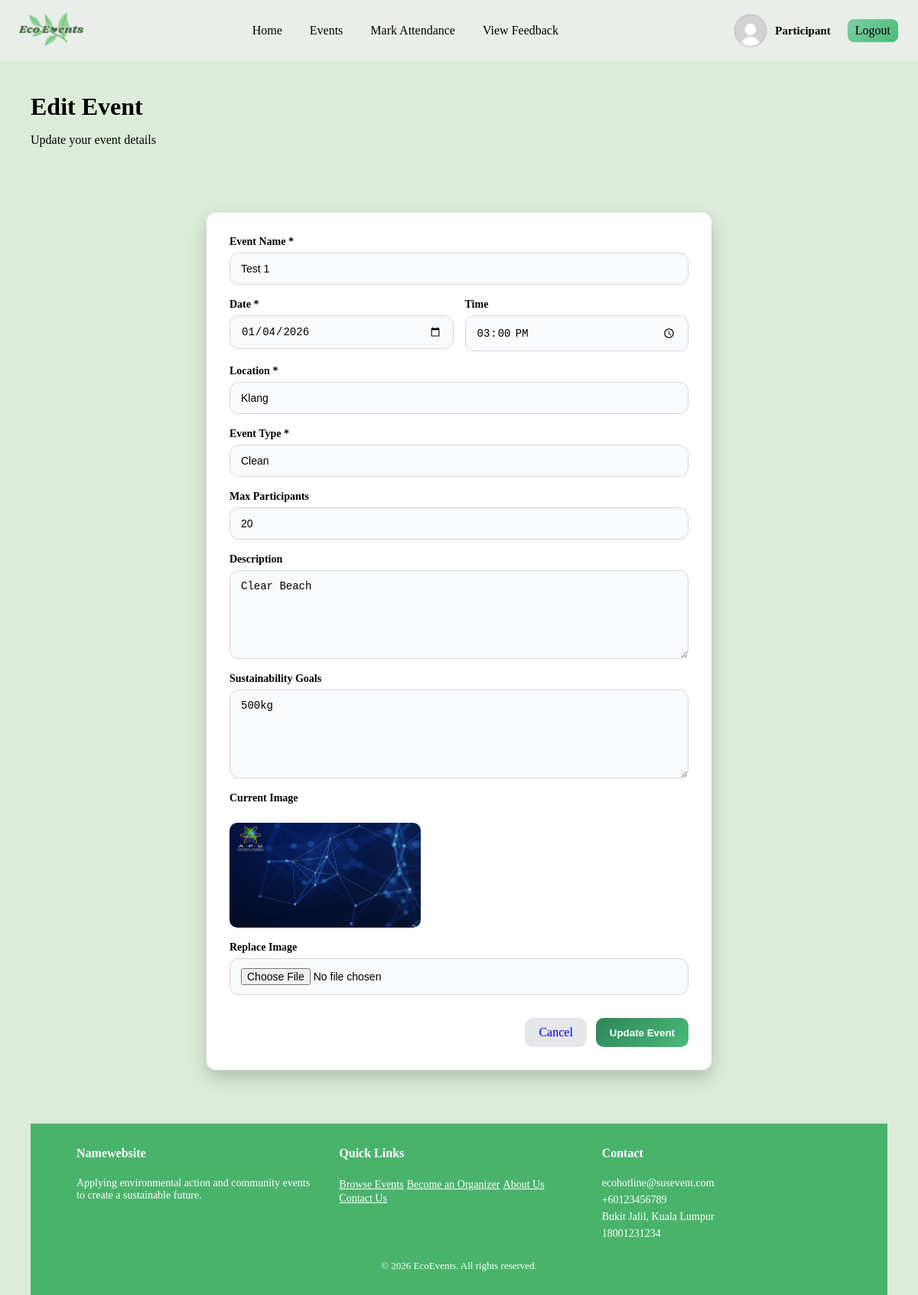
The page /EventOrg/edit_event.php?id=6 on the database its author committed.
### tables this page shows
CREATE TABLE `events` (
  `id` int(11) NOT NULL,
  `event_name` varchar(255) NOT NULL,
  `event_date` date NOT NULL,
  `event_time` time DEFAULT NULL,
  `event_location` varchar(255) NOT NULL,
  `event_type` varchar(100) NOT NULL,
  `max_participants` int(11) DEFAULT NULL,
  `description` text DEFAULT NULL,
  `sustainability_goals` text DEFAULT NULL,
  `event_image` varchar(255) DEFAULT NULL,
  `status` varchar(50) DEFAULT 'Pending',
  `created_at` timestamp NOT NULL DEFAULT current_timestamp(),
  `last_updated_at` timestamp NULL DEFAULT NULL,
  `update_notice` varchar(255) DEFAULT NULL,
  `show_update_notice` tinyint(1) DEFAULT 0,
  `waste_report` text DEFAULT NULL,
  `organizer_id` int(11) DEFAULT NULL
);

### EventOrg/edit_event.php (the view, shortened to what this page needs)
<?php
include("config.php");
$id = (int) $_GET['id'];
$result = $conn->query("SELECT * FROM events WHERE id = $id");
$row = $result->fetch_assoc();
?>
<!DOCTYPE html>
<html lang="en">
<head>
  <link rel="stylesheet" href="CSS/style.css">
</head>
<body class="Dashboard">
<?php include("header.php"); ?>
<div class="EventDiscrption">
  <div class="EventDiscrption-text">
    <h1>Edit Event</h1>
    <p>Update your event details</p>
  </div>
</div>
<div class="modal-content" style="display:block; margin:40px auto;">
  <form method="POST" action="updateEvent.php" enctype="multipart/form-data">
    <div class="form-group">
      <label>Event Name *</label>
      <input type="text" name="event_name" value="<?php echo htmlspecialchars($row['event_name']); ?>" required>
    </div>
    <div class="form-row">
      <div class="form-group">
        <label>Date *</label>
        <input type="date" name="event_date" value="<?php echo $row['event_date']; ?>" required>
      </div>
      <div class="form-group">
        <label>Time</label>
        <input type="time" name="event_time" value="<?php echo $row['event_time']; ?>">
      </div>
    </div>
    <div class="form-group">
      <label>Location *</label>
      <input type="text" name="event_location" value="<?php echo htmlspecialchars($row['event_location']); ?>" required>
    </div>
    <div class="form-group">
      <label>Event Type *</label>
      <input type="text" name="eventType" value="<?php echo htmlspecialchars($row['event_type']); ?>" required>
    </div>
    <div class="form-group">
      <label>Max Participants</label>
      <input type="number" name="max_participants" min="1" value="<?php echo $row['max_participants']; ?>">
    </div>
    <div class="form-group">
      <label>Description</label>
      <textarea name="description"><?php echo htmlspecialchars($row['description']); ?></textarea>
    </div>
    <div class="form-group">
      <label>Sustainability Goals</label>
      <textarea name="sustainability_goals"><?php echo htmlspecialchars($row['sustainability_goals']); ?></textarea>
    </div>
    <div class="form-group">
      <label>Current Image</label><br>
      <?php if (!empty($row['event_image'])) { ?>
        <img src="upload Event/<?php echo $row['event_image']; ?>" style="max-width:250px; border-radius:10px;">
      <?php } ?>
    </div>
    <div class="form-group">
      <label>Replace Image</label>
      <input type="file" name="event_image" accept="image/*">
    </div>
<div class="modal-buttons">
  <a href="event_details.php?id=<?php echo $row['id']; ?>" class="btn-secondary">
    Cancel
  </a>
  <button type="submit" class="btn-primary">
    Update Event
  </button>
</div>
  </form>
</div>
<?php include("footer.php"); ?>
</body>
</html>

### EventOrg/CSS/style.css (style rules this page uses)
:root { --button: linear-gradient(135deg,#2f855a,#48bb78); --Logoutbutton: linear-gradient(135deg,#82cca7,#48bb78); --darkgreen: #7a8f79; --header: #e9eee8; --footer: #49b36b; --background: #ddecda; --white: #ffffff; --black: #000000; }
body { margin: 0; min-height: 100vh; display: flex; flex-direction: column; background: var(--background); }
.Dashboard { flex: 1; margin: 0px 40px; }
.EventDiscrption { margin-top: 100px; margin-bottom: 30px; display: flex; justify-content: space-between; align-items: center; }
.EventDiscrption h1 { margin-bottom: 0px; }
.modal-content { background: #fff; width: 600px; max-width: 90%; max-height: 85vh; overflow-y: auto; border-radius: 12px; padding: 30px; position: relative; box-shadow: 0 10px 25px rgba(0,0,0,0.2); animation: fadeIn 0.25s ease-out; }
.form-group { display: flex; flex-direction: column; margin-bottom: 18px; }
.form-row { display: flex; gap: 15px; }
.form-row .form-group { flex: 1; }
label { font-weight: 600; margin-bottom: 6px; font-size: 14px; }
input, select, textarea { padding: 12px 14px; border-radius: 12px; border: 1px solid #d1d5db; font-size: 14px; transition: 0.2s; outline: none; background: #f9fafb; }
textarea { resize: vertical; min-height: 90px; }
.modal-buttons { display: flex; justify-content: flex-end; gap: 12px; margin-top: 20px; }
.btn-primary { background: linear-gradient(135deg,#2f855a,#48bb78); color: white; border: none; padding: 10px 18px; border-radius: 10px; font-weight: 600; margin-top: 10px; cursor: pointer }
.btn-primary, .btn-secondary { text-decoration:none; display:inline-block; }
.btn-secondary { background: #e5e7eb; border: none; padding: 10px 18px; border-radius: 10px; cursor: pointer; margin-top: 10px; }

### rows shown on the page
events: event_name "Test 1", event_date "01/04/2026", event_time "15:00:00", event_location "Klang", eventType "Clean", max_participants "20", description "Clear Beach", sustainability_goals "500kg", event_image (picture)

### other values the page prints
$userName "Participant"
